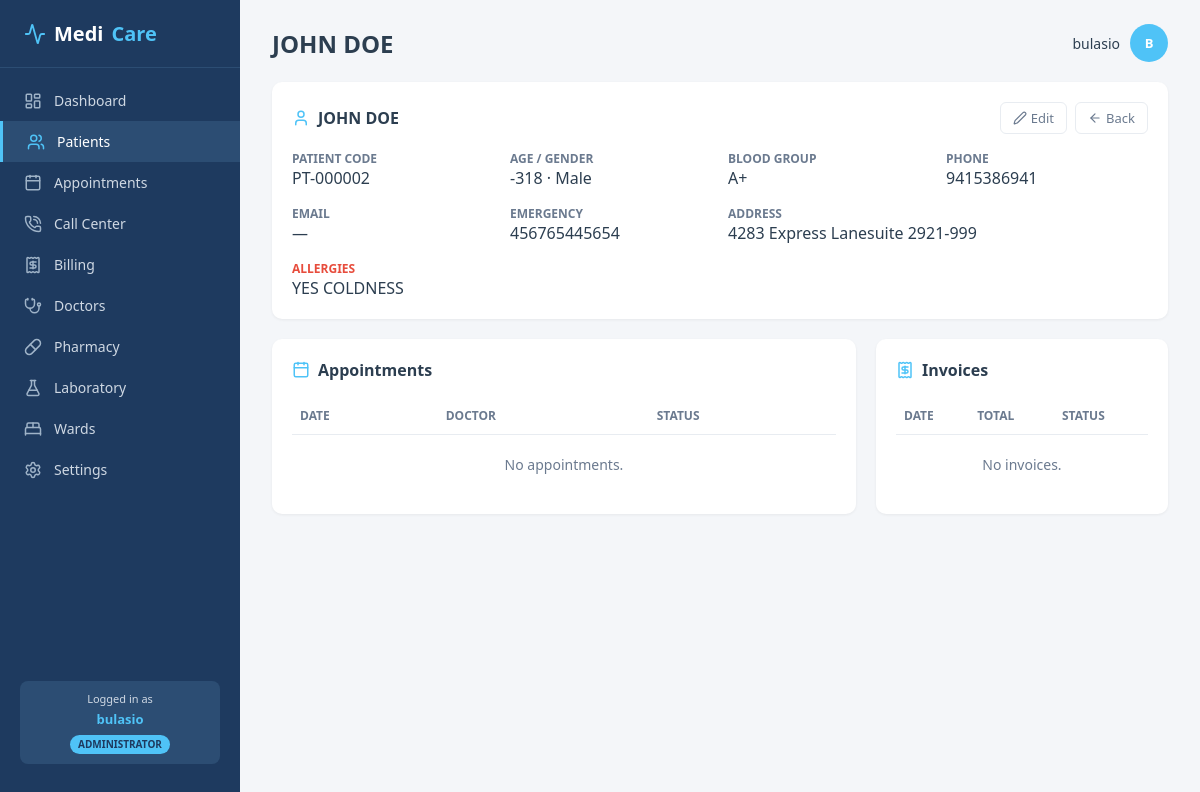
The page /patients/2/ (signed in) on the database its author committed.
### core/models.py (models this page shows, shortened)
class User(AbstractUser):
    ROLE_CHOICES = [
        ('admin',      'Administrator'),
        ('doctor',     'Doctor'),
        ('nurse',      'Nurse'),
        ('reception',  'Receptionist'),
        ('pharmacist', 'Pharmacist'),
        ('lab',        'Lab Technician'),
        ('patient',    'Patient'),
    ]
    role = models.CharField(max_length=20, choices=ROLE_CHOICES, default='patient')
    phone = models.CharField(max_length=20, blank=True)
    avatar = models.ImageField(upload_to='avatars/', null=True, blank=True)
    def initials(self):
        f = self.first_name[:1] if self.first_name else self.username[:1]
        l = self.last_name[:1] if self.last_name else ''
        return (f + l).upper()

class Patient(models.Model):
    GENDER = [('M', 'Male'), ('F', 'Female'), ('O', 'Other')]
    BLOOD = [('A+','A+'),('A-','A-'),('B+','B+'),('B-','B-'),
             ('AB+','AB+'),('AB-','AB-'),('O+','O+'),('O-','O-')]
    user = models.OneToOneField(User, on_delete=models.SET_NULL, null=True, blank=True, related_name='patient')
    code = models.CharField(max_length=20, unique=True, blank=True)
    full_name = models.CharField(max_length=200)
    dob = models.DateField(null=True, blank=True)
    gender = models.CharField(max_length=1, choices=GENDER, default='M')
    blood_group = models.CharField(max_length=3, choices=BLOOD, blank=True)
    phone = models.CharField(max_length=20)
    email = models.EmailField(blank=True)
    address = models.TextField(blank=True)
    emergency_contact = models.CharField(max_length=100, blank=True)
    allergies = models.TextField(blank=True)
    created_at = models.DateTimeField(auto_now_add=True)
    def age(self):
        if not self.dob:
            return '—'
        today = timezone.now().date()
        return today.year - self.dob.year - ((today.month, today.day) < (self.dob.month, self.dob.day))

### core/views.py (the view)
# urls.py: path('patients/<int:pk>/', views.patient_detail, name='patient_detail'),
@login_required
@role_required(['admin', 'reception', 'doctor', 'nurse'])
def patient_detail(request, pk):
    patient = get_object_or_404(Patient, pk=pk)
    return render(request, 'patients/detail.html', {
        'patient': patient, 'appointments': patient.appointments.order_by('-date')[:10],
        'records': patient.records.order_by('-created_at')[:10], 'invoices': patient.invoices.order_by('-created_at')[:10],
        'page_title': patient.full_name, 'active_nav': 'patients'
    })

### core/context_processors.py (called while the page is built)
def role_context(request):
    if not request.user.is_authenticated:
        return {}
    return {
        'current_role': getattr(request.user, 'role', 'patient'),
        'current_role_label': request.user.get_role_display() if hasattr(request.user, 'get_role_display') else 'Patient',
        'user_initials': request.user.initials() if hasattr(request.user, 'initials') else 'U',
    }

### core/views.py (called while the page is built)
def role_required(allowed_roles):
    def decorator(view_func):
        @wraps(view_func)
        def _wrapped_view(request, *args, **kwargs):
            if request.user.role not in allowed_roles:
                raise PermissionDenied
            return view_func(request, *args, **kwargs)
        return _wrapped_view
    return decorator

### templates/patients/detail.html (shortened to what this page needs)
{% extends 'base.html' %}
{% block content %}
<div class="panel" style="margin-bottom:20px;">
  <div class="panel-head">
    <h2><i data-lucide="user" class="head-icon"></i> {{ patient.full_name }}</h2>
    <div style="display:flex;gap:8px;">
      <a href="{% url 'patient_edit' patient.pk %}" class="btn-ghost"><i data-lucide="edit-2"></i> Edit</a>
      <a href="{% url 'patient_list' %}" class="btn-ghost"><i data-lucide="arrow-left"></i> Back</a>
    </div>
  </div>
  <div style="display:grid;grid-template-columns:repeat(4,1fr);gap:16px;">
    <div><strong style="display:block;color:#6b7a8f;font-size:12px;text-transform:uppercase;">Patient Code</strong>{{ patient.code }}</div>
    <div><strong style="display:block;color:#6b7a8f;font-size:12px;text-transform:uppercase;">Age / Gender</strong>{{ patient.age }} · {{ patient.get_gender_display }}</div>
    <div><strong style="display:block;color:#6b7a8f;font-size:12px;text-transform:uppercase;">Blood Group</strong>{{ patient.blood_group|default:"—" }}</div>
    <div><strong style="display:block;color:#6b7a8f;font-size:12px;text-transform:uppercase;">Phone</strong>{{ patient.phone }}</div>
    <div><strong style="display:block;color:#6b7a8f;font-size:12px;text-transform:uppercase;">Email</strong>{{ patient.email|default:"—" }}</div>
    <div><strong style="display:block;color:#6b7a8f;font-size:12px;text-transform:uppercase;">Emergency</strong>{{ patient.emergency_contact|default:"—" }}</div>
    <div style="grid-column:span 2;"><strong style="display:block;color:#6b7a8f;font-size:12px;text-transform:uppercase;">Address</strong>{{ patient.address|default:"—" }}</div>
    {% if patient.allergies %}
    <div style="grid-column:span 4;">
      <strong style="display:block;color:#e74c3c;font-size:12px;text-transform:uppercase;">Allergies</strong>
      {{ patient.allergies }}
    </div>
    {% endif %}
  </div>
</div>
<div class="grid-2">
  <div class="panel">
    <div class="panel-head"><h2><i data-lucide="calendar" class="head-icon"></i> Appointments</h2></div>
    <table>
      <thead><tr><th>Date</th><th>Doctor</th><th>Status</th></tr></thead>
      <tbody>
        {% for a in appointments %}
        <tr>
          <td>{{ a.date|date:"M d, Y" }} · {{ a.time|time:"H:i" }}</td>
          <td>Dr. {{ a.doctor.user.get_full_name }}</td>
          <td>{% include 'partials/pill.html' with text=a.get_status_display tone="blue" %}</td>
        </tr>
        {% empty %}
        <tr><td colspan="3" style="text-align:center;color:#6b7a8f;padding:20px;">No appointments.</td></tr>
        {% endfor %}
      </tbody>
    </table>
  </div>
  <div class="panel">
    <div class="panel-head"><h2><i data-lucide="receipt" class="head-icon"></i> Invoices</h2></div>
    <table>
      <thead><tr><th>Date</th><th>Total</th><th>Status</th></tr></thead>
      <tbody>
        {% for i in invoices %}
        <tr>
          <td>{{ i.created_at|date:"M d" }}</td>
          <td>${{ i.total }}</td>
          <td>{% include 'partials/pill.html' with text=i.get_status_display tone="orange" %}</td>
        </tr>
        {% empty %}
        <tr><td colspan="3" style="text-align:center;color:#6b7a8f;padding:20px;">No invoices.</td></tr>
        {% endfor %}
      </tbody>
    </table>
  </div>
</div>
{% endblock %}

### templates/partials/sidebar.html
<aside class="sidebar">
  <div class="logo">
    <i data-lucide="activity" class="logo-icon"></i>
    Medi<span>Care</span>
  </div>
  <nav class="nav">
    <a href="{% url 'dashboard' %}" class="{% if active_nav == 'dashboard' %}active{% endif %}">
      <i data-lucide="layout-dashboard"></i><span>Dashboard</span>
    </a>
    {% if current_role == 'admin' or current_role == 'reception' %}
      <a href="{% url 'patient_list' %}" class="{% if active_nav == 'patients' %}active{% endif %}">
        <i data-lucide="users"></i><span>Patients</span>
      </a>
      <a href="{% url 'appointment_list' %}" class="{% if active_nav == 'appointments' %}active{% endif %}">
        <i data-lucide="calendar"></i><span>Appointments</span>
      </a>
      <a href="{% url 'call_center' %}" class="{% if active_nav == 'calls' %}active{% endif %}">
        <i data-lucide="phone-call"></i><span>Call Center</span>
      </a>
      <a href="{% url 'billing_view' %}" class="{% if active_nav == 'billing' %}active{% endif %}">
        <i data-lucide="receipt"></i><span>Billing</span>
      </a>
    {% endif %}
    {% if current_role == 'admin' or current_role == 'doctor' %}
      <a href="#" class="{% if active_nav == 'doctors' %}active{% endif %}">
        <i data-lucide="stethoscope"></i><span>Doctors</span>
      </a>
    {% endif %}
    {% if current_role == 'admin' or current_role == 'pharmacist' %}
      <a href="{% url 'pharmacy_view' %}" class="{% if active_nav == 'pharmacy' %}active{% endif %}">
        <i data-lucide="pill"></i><span>Pharmacy</span>
      </a>
    {% endif %}
    {% if current_role == 'admin' or current_role == 'lab' %}
      <a href="{% url 'lab_view' %}" class="{% if active_nav == 'lab' %}active{% endif %}">
        <i data-lucide="flask-conical"></i><span>Laboratory</span>
      </a>
    {% endif %}
    {% if current_role == 'admin' or current_role == 'nurse' or current_role == 'doctor' %}
      <a href="#" class="{% if active_nav == 'wards' %}active{% endif %}">
        <i data-lucide="bed-double"></i><span>Wards</span>
      </a>
    {% endif %}
    {% if current_role == 'admin' %}
      <a href="#" class="{% if active_nav == 'settings' %}active{% endif %}">
        <i data-lucide="settings"></i><span>Settings</span>
      </a>
    {% endif %}
  </nav>
  <div class="role-badge">
    Logged in as
    <strong>{{ request.user.get_full_name|default:request.user.username|truncatechars:18 }}</strong>
    <span class="role-tag">{{ current_role_label }}</span>
  </div>
</aside>

### templates/partials/topbar.html
<div class="topbar">
  <h1>{{ page_title }}</h1>
  <div class="user">
    <span>{{ request.user.get_full_name|default:request.user.username }}</span>
    <div class="avatar">{{ user_initials }}</div>
  </div>
</div>

### static/css/hms.css (style rules this page uses)
* { margin:0; padding:0; box-sizing:border-box; font-family: 'Segoe UI', system-ui, -apple-system, sans-serif; }
body { background:#f4f6f9; color:#2c3e50; min-height:100vh; }
[data-lucide] { width:18px; height:18px; stroke-width:2; vertical-align:middle; flex-shrink:0; }
.sidebar { width:240px; background:#1e3a5f; color:#cfd8e3; position:fixed; top:0; left:0; height:100vh; padding:20px 0; display:flex; flex-direction:column; z-index:50; overflow-y:auto; }
.logo { padding:0 24px 20px; font-size:20px; font-weight:700; color:#fff; border-bottom:1px solid #2c4d73; display:flex; align-items:center; gap:8px; }
.logo-icon { width:22px !important; height:22px !important; color:#4fc3f7; }
.logo span { color:#4fc3f7; }
.nav { flex:1; padding:12px 0; }
.nav a { display:flex; align-items:center; gap:12px; padding:11px 24px; color:#cfd8e3; text-decoration:none; font-size:14px; transition:0.2s; }
.nav a.active { background:#2c4d73; color:#fff; border-left:3px solid #4fc3f7; }
.nav a [data-lucide] { color:#9fb3c8; }
.nav a.active [data-lucide], .nav a:hover [data-lucide] { color:#4fc3f7; }
.role-badge { margin:12px 20px 16px; padding:10px; background:#2c4d73; border-radius:8px; font-size:11px; text-align:center; line-height:1.5; }
.role-badge strong { display:block; color:#4fc3f7; font-size:13px; margin:2px 0; }
.role-tag { display:inline-block; background:#4fc3f7; color:#1e3a5f; padding:2px 8px; border-radius:10px; font-size:10px; font-weight:700; text-transform:uppercase; margin-top:4px; }
.topbar { display:flex; justify-content:space-between; align-items:center; margin-bottom:20px; }
.topbar h1 { font-size:24px; font-weight:600; }
.topbar .user { display:flex; align-items:center; gap:10px; font-size:14px; }
.avatar { width:38px; height:38px; border-radius:50%; background:#4fc3f7; display:flex; align-items:center; justify-content:center; color:#fff; font-weight:700; font-size:13px; }
.panel { background:#fff; border-radius:10px; padding:20px; box-shadow:0 1px 3px rgba(0,0,0,0.06); }
.panel-head { display:flex; justify-content:space-between; align-items:center; margin-bottom:16px; }
.panel-head h2 { font-size:16px; font-weight:600; display:flex; align-items:center; gap:8px; margin:0; }
.panel-head .head-icon { width:18px !important; height:18px !important; color:#4fc3f7; }
.grid-2 { display:grid; grid-template-columns:2fr 1fr; gap:20px; margin-bottom:20px; }
table { width:100%; border-collapse:collapse; font-size:14px; }
th { text-align:left; padding:10px 8px; color:#6b7a8f; font-weight:600; font-size:12px; text-transform:uppercase; border-bottom:1px solid #e8ecf1; }
td { padding:12px 8px; border-bottom:1px solid #f0f3f7; }
tr:last-child td { border-bottom:none; }
.btn-ghost { background:transparent; border:1px solid #e8ecf1; border-radius:6px; padding:6px 12px; font-size:13px; color:#6b7a8f; cursor:pointer; display:inline-flex; align-items:center; gap:4px; text-decoration:none; }
.btn-ghost [data-lucide] { width:14px !important; height:14px !important; }

### rows shown on the page
User: user.get_full_name "bulasio"
Patient: full_name "JOHN DOE", code "PT-000002", age "-318", gender "Male", blood_group "A+", phone "9415386941", email "—", emergency_contact "456765445654", address "4283 Express Lanesuite 2921-999", allergies "YES COLDNESS"

### other values the page prints
{{ current_role_label }} "ADMINISTRATOR"
{{ user_initials }} "B"
